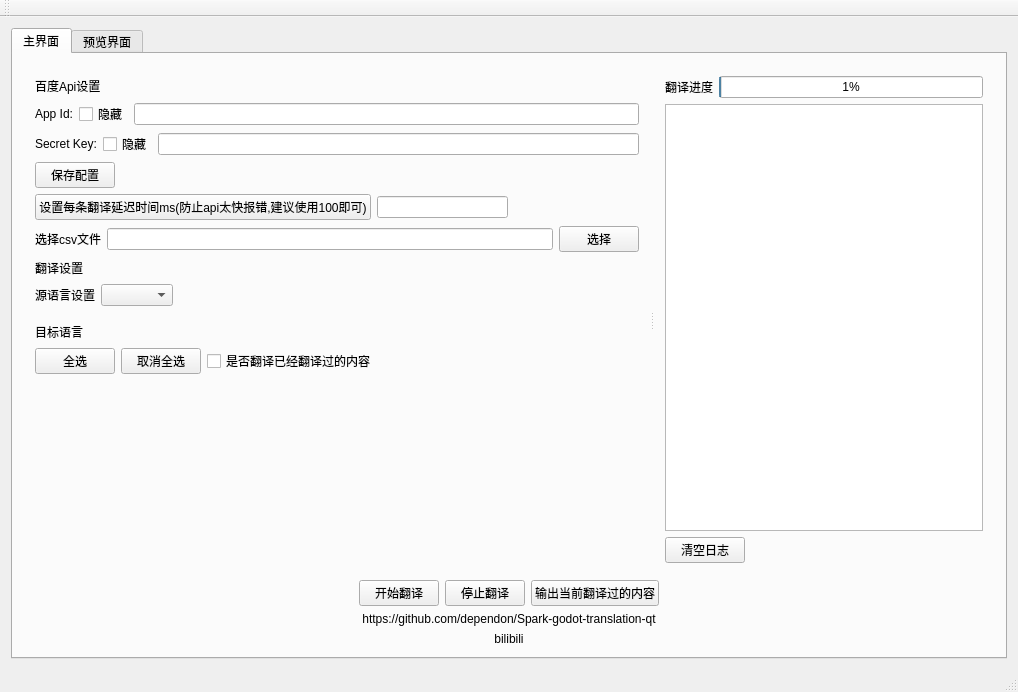
<?xml version="1.0" encoding="UTF-8"?>
<ui version="4.0">
 <class>MainWindow</class>
 <widget class="QMainWindow" name="MainWindow">
  <property name="geometry">
   <rect>
    <x>0</x>
    <y>0</y>
    <width>1018</width>
    <height>692</height>
   </rect>
  </property>
  <property name="windowTitle">
   <string>MainWindow</string>
  </property>
  <widget class="QWidget" name="centralWidget">
   <layout class="QVBoxLayout" name="verticalLayout_8">
    <item>
     <widget class="QTabWidget" name="tabWidget">
      <property name="currentIndex">
       <number>0</number>
      </property>
      <widget class="QWidget" name="tab">
       <attribute name="title">
        <string>主界面</string>
       </attribute>
       <layout class="QVBoxLayout" name="verticalLayout_7" stretch="1,0,0,0">
        <item>
         <widget class="QSplitter" name="splitter">
          <property name="orientation">
           <enum>Qt::Horizontal</enum>
          </property>
          <widget class="QWidget" name="layoutWidget">
           <layout class="QVBoxLayout" name="verticalLayout_5">
            <item>
             <layout class="QVBoxLayout" name="verticalLayout_2">
              <item>
               <layout class="QHBoxLayout" name="horizontalLayout_9">
                <item>
                 <widget class="QLabel" name="label">
                  <property name="text">
                   <string>百度Api设置</string>
                  </property>
                 </widget>
                </item>
                <item>
                 <spacer name="horizontalSpacer_6">
                  <property name="orientation">
                   <enum>Qt::Horizontal</enum>
                  </property>
                  <property name="sizeHint" stdset="0">
                   <size>
                    <width>40</width>
                    <height>20</height>
                   </size>
                  </property>
                 </spacer>
                </item>
               </layout>
              </item>
              <item>
               <layout class="QHBoxLayout" name="horizontalLayout">
                <item>
                 <widget class="QLabel" name="label_2">
                  <property name="text">
                   <string>App Id:</string>
                  </property>
                 </widget>
                </item>
                <item>
                 <widget class="QCheckBox" name="checkBox_idHide">
                  <property name="text">
                   <string>隐藏</string>
                  </property>
                 </widget>
                </item>
                <item>
                 <widget class="QLineEdit" name="edit_id"/>
                </item>
               </layout>
              </item>
              <item>
               <layout class="QHBoxLayout" name="horizontalLayout_2">
                <item>
                 <widget class="QLabel" name="label_3">
                  <property name="text">
                   <string>Secret Key:</string>
                  </property>
                 </widget>
                </item>
                <item>
                 <widget class="QCheckBox" name="checkBox_keyHide">
                  <property name="text">
                   <string>隐藏</string>
                  </property>
                 </widget>
                </item>
                <item>
                 <widget class="QLineEdit" name="edit_key"/>
                </item>
               </layout>
              </item>
              <item>
               <layout class="QHBoxLayout" name="horizontalLayout_8">
                <item>
                 <widget class="QPushButton" name="btn_saveSetting">
                  <property name="text">
                   <string>保存配置</string>
                  </property>
                 </widget>
                </item>
                <item>
                 <spacer name="horizontalSpacer_5">
                  <property name="orientation">
                   <enum>Qt::Horizontal</enum>
                  </property>
                  <property name="sizeHint" stdset="0">
                   <size>
                    <width>40</width>
                    <height>20</height>
                   </size>
                  </property>
                 </spacer>
                </item>
               </layout>
              </item>
              <item>
               <layout class="QHBoxLayout" name="horizontalLayout_13">
                <property name="leftMargin">
                 <number>0</number>
                </property>
                <property name="topMargin">
                 <number>0</number>
                </property>
                <property name="rightMargin">
                 <number>0</number>
                </property>
                <property name="bottomMargin">
                 <number>0</number>
                </property>
                <item>
                 <widget class="QPushButton" name="btn_setDelay">
                  <property name="text">
                   <string>设置每条翻译延迟时间ms(防止api太快报错,建议使用100即可)</string>
                  </property>
                 </widget>
                </item>
                <item>
                 <widget class="QLineEdit" name="edit_delay"/>
                </item>
                <item>
                 <spacer name="horizontalSpacer_4">
                  <property name="orientation">
                   <enum>Qt::Horizontal</enum>
                  </property>
                  <property name="sizeHint" stdset="0">
                   <size>
                    <width>40</width>
                    <height>20</height>
                   </size>
                  </property>
                 </spacer>
                </item>
               </layout>
              </item>
             </layout>
            </item>
            <item>
             <layout class="QHBoxLayout" name="horizontalLayout_7">
              <item>
               <widget class="QLabel" name="label_4">
                <property name="text">
                 <string>选择csv文件</string>
                </property>
               </widget>
              </item>
              <item>
               <widget class="QLineEdit" name="edit_filePath"/>
              </item>
              <item>
               <widget class="QPushButton" name="btn_select">
                <property name="text">
                 <string>选择</string>
                </property>
               </widget>
              </item>
             </layout>
            </item>
            <item>
             <layout class="QVBoxLayout" name="verticalLayout_4">
              <item>
               <layout class="QVBoxLayout" name="verticalLayout_3">
                <item>
                 <layout class="QHBoxLayout" name="horizontalLayout_6">
                  <item>
                   <widget class="QLabel" name="label_5">
                    <property name="text">
                     <string>翻译设置</string>
                    </property>
                   </widget>
                  </item>
                  <item>
                   <spacer name="horizontalSpacer_3">
                    <property name="orientation">
                     <enum>Qt::Horizontal</enum>
                    </property>
                    <property name="sizeHint" stdset="0">
                     <size>
                      <width>40</width>
                      <height>20</height>
                     </size>
                    </property>
                   </spacer>
                  </item>
                 </layout>
                </item>
                <item>
                 <layout class="QHBoxLayout" name="horizontalLayout_3">
                  <item>
                   <widget class="QLabel" name="label_6">
                    <property name="text">
                     <string>源语言设置</string>
                    </property>
                   </widget>
                  </item>
                  <item>
                   <widget class="QComboBox" name="comboBox_originLang"/>
                  </item>
                  <item>
                   <spacer name="horizontalSpacer_10">
                    <property name="orientation">
                     <enum>Qt::Horizontal</enum>
                    </property>
                    <property name="sizeHint" stdset="0">
                     <size>
                      <width>40</width>
                      <height>20</height>
                     </size>
                    </property>
                   </spacer>
                  </item>
                 </layout>
                </item>
               </layout>
              </item>
              <item>
               <layout class="QVBoxLayout" name="verticalLayout" stretch="0,0,1,0">
                <property name="leftMargin">
                 <number>0</number>
                </property>
                <property name="topMargin">
                 <number>10</number>
                </property>
                <property name="bottomMargin">
                 <number>10</number>
                </property>
                <item>
                 <layout class="QHBoxLayout" name="horizontalLayout_5">
                  <item>
                   <widget class="QLabel" name="label_7">
                    <property name="minimumSize">
                     <size>
                      <width>0</width>
                      <height>0</height>
                     </size>
                    </property>
                    <property name="maximumSize">
                     <size>
                      <width>16777215</width>
                      <height>16777215</height>
                     </size>
                    </property>
                    <property name="text">
                     <string>目标语言</string>
                    </property>
                   </widget>
                  </item>
                  <item>
                   <spacer name="horizontalSpacer">
                    <property name="orientation">
                     <enum>Qt::Horizontal</enum>
                    </property>
                    <property name="sizeHint" stdset="0">
                     <size>
                      <width>40</width>
                      <height>20</height>
                     </size>
                    </property>
                   </spacer>
                  </item>
                 </layout>
                </item>
                <item>
                 <layout class="QHBoxLayout" name="horizontalLayout_4">
                  <item>
                   <widget class="QPushButton" name="btn_allSelect">
                    <property name="text">
                     <string>全选</string>
                    </property>
                   </widget>
                  </item>
                  <item>
                   <widget class="QPushButton" name="btn_cancelSelect">
                    <property name="text">
                     <string>取消全选</string>
                    </property>
                   </widget>
                  </item>
                  <item>
                   <widget class="QCheckBox" name="checkbox_tsed">
                    <property name="text">
                     <string>是否翻译已经翻译过的内容</string>
                    </property>
                   </widget>
                  </item>
                  <item>
                   <spacer name="horizontalSpacer_2">
                    <property name="orientation">
                     <enum>Qt::Horizontal</enum>
                    </property>
                    <property name="sizeHint" stdset="0">
                     <size>
                      <width>40</width>
                      <height>20</height>
                     </size>
                    </property>
                   </spacer>
                  </item>
                 </layout>
                </item>
                <item>
                 <layout class="QGridLayout" name="LayoutLang">
                  <property name="bottomMargin">
                   <number>0</number>
                  </property>
                 </layout>
                </item>
                <item>
                 <spacer name="verticalSpacer">
                  <property name="orientation">
                   <enum>Qt::Vertical</enum>
                  </property>
                  <property name="sizeHint" stdset="0">
                   <size>
                    <width>20</width>
                    <height>40</height>
                   </size>
                  </property>
                 </spacer>
                </item>
               </layout>
              </item>
             </layout>
            </item>
           </layout>
          </widget>
          <widget class="QWidget" name="layoutWidget">
           <layout class="QVBoxLayout" name="verticalLayout_6">
            <item>
             <layout class="QHBoxLayout" name="horizontalLayout_10">
              <item>
               <widget class="QLabel" name="label_8">
                <property name="text">
                 <string>翻译进度</string>
                </property>
               </widget>
              </item>
              <item>
               <widget class="QProgressBar" name="progressBar">
                <property name="value">
                 <number>1</number>
                </property>
               </widget>
              </item>
             </layout>
            </item>
            <item>
             <widget class="QTextEdit" name="textEditLog"/>
            </item>
            <item>
             <layout class="QHBoxLayout" name="horizontalLayout_12">
              <item>
               <widget class="QPushButton" name="btn_clearLog">
                <property name="text">
                 <string>清空日志</string>
                </property>
               </widget>
              </item>
              <item>
               <spacer name="horizontalSpacer_8">
                <property name="orientation">
                 <enum>Qt::Horizontal</enum>
                </property>
                <property name="sizeHint" stdset="0">
                 <size>
                  <width>40</width>
                  <height>20</height>
                 </size>
                </property>
               </spacer>
              </item>
             </layout>
            </item>
           </layout>
          </widget>
         </widget>
        </item>
        <item>
         <layout class="QHBoxLayout" name="horizontalLayout_11">
          <item>
           <spacer name="horizontalSpacer_9">
            <property name="orientation">
             <enum>Qt::Horizontal</enum>
            </property>
            <property name="sizeHint" stdset="0">
             <size>
              <width>40</width>
              <height>20</height>
             </size>
            </property>
           </spacer>
          </item>
          <item>
           <widget class="QPushButton" name="btn_start">
            <property name="text">
             <string>开始翻译</string>
            </property>
           </widget>
          </item>
          <item>
           <widget class="QPushButton" name="btn_stop">
            <property name="text">
             <string>停止翻译</string>
            </property>
           </widget>
          </item>
          <item>
           <widget class="QPushButton" name="btn_saveCsv">
            <property name="text">
             <string>输出当前翻译过的内容</string>
            </property>
           </widget>
          </item>
          <item>
           <spacer name="horizontalSpacer_7">
            <property name="orientation">
             <enum>Qt::Horizontal</enum>
            </property>
            <property name="sizeHint" stdset="0">
             <size>
              <width>40</width>
              <height>20</height>
             </size>
            </property>
           </spacer>
          </item>
         </layout>
        </item>
        <item>
         <widget class="QLabel" name="label_github">
          <property name="text">
           <string>https://github.com/dependon/Spark-godot-translation-qt</string>
          </property>
          <property name="alignment">
           <set>Qt::AlignCenter</set>
          </property>
          <property name="textInteractionFlags">
           <set>Qt::TextBrowserInteraction</set>
          </property>
         </widget>
        </item>
        <item>
         <widget class="QLabel" name="label_bilibili">
          <property name="text">
           <string>bilibili</string>
          </property>
          <property name="alignment">
           <set>Qt::AlignCenter</set>
          </property>
         </widget>
        </item>
       </layout>
      </widget>
      <widget class="QWidget" name="tab_2">
       <attribute name="title">
        <string>预览界面</string>
       </attribute>
       <layout class="QVBoxLayout" name="verticalLayout_9">
        <item>
         <widget class="QTableWidget" name="table_previewData"/>
        </item>
        <item>
         <layout class="QHBoxLayout" name="horizontalLayout_14">
          <item>
           <spacer name="horizontalSpacer_11">
            <property name="orientation">
             <enum>Qt::Horizontal</enum>
            </property>
            <property name="sizeHint" stdset="0">
             <size>
              <width>40</width>
              <height>20</height>
             </size>
            </property>
           </spacer>
          </item>
          <item>
           <widget class="QPushButton" name="btn_previewWrite">
            <property name="text">
             <string>写入</string>
            </property>
           </widget>
          </item>
         </layout>
        </item>
       </layout>
      </widget>
     </widget>
    </item>
   </layout>
  </widget>
  <widget class="QMenuBar" name="menuBar">
   <property name="geometry">
    <rect>
     <x>0</x>
     <y>0</y>
     <width>1018</width>
     <height>23</height>
    </rect>
   </property>
  </widget>
  <widget class="QToolBar" name="mainToolBar">
   <attribute name="toolBarArea">
    <enum>TopToolBarArea</enum>
   </attribute>
   <attribute name="toolBarBreak">
    <bool>false</bool>
   </attribute>
  </widget>
  <widget class="QStatusBar" name="statusBar"/>
 </widget>
 <layoutdefault spacing="6" margin="11"/>
 <resources/>
 <connections/>
</ui>
